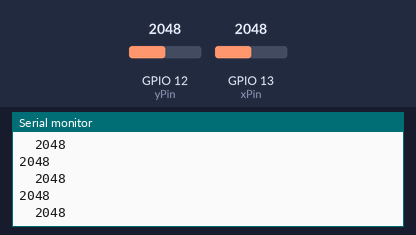
The sketch below on a simulated ESP32. Parts: the last lines printed to the serial monitor. The test bench sets the inputs (shaded band); at power-on: GPIO 12 (yPin) = 2048, GPIO 13 (xPin) = 2048.

Above: at 1.2 s.
1.3 s: GPIO 12 (yPin) set to 2866
At 1.33 s:
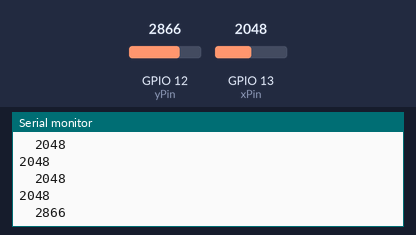
2.8 s: GPIO 13 (xPin) set to 2866
At 2.87 s:
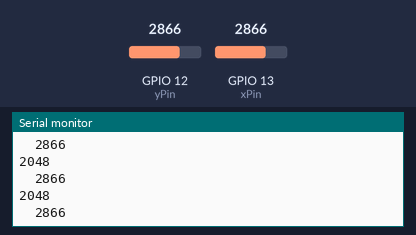
4.3 s: GPIO 12 (yPin) set to 3603
At 4.31 s:
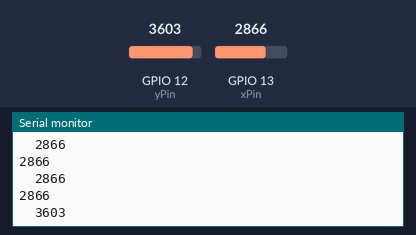
5.8 s: GPIO 13 (xPin) set to 3603
At 5.85 s:
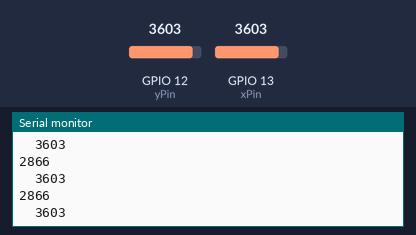
Timing chart, 0 to 8.3 s (numbered marks = the images above; inputs shaded):
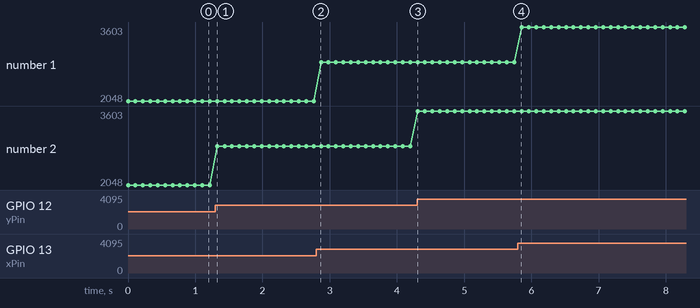

Measured:
- after the input at 1.3 s, the serial monitor: prints a new line at once (image 1)
- after the input at 4.3 s, the serial monitor: prints a new line at once (image 3)
- plotted number 2: 2048 → 2866 after the input at 1.3 s, 2866 → 3603 after the input at 4.3 s

The sketch:

ESP32joystick.ino
```cpp
const int buttonPin = 32;
const int xPin = 13;
const int yPin = 12;


int buttonState = 0;
int xValue = 0;
int yValue = 0;

void setup() {
  // put your setup code here, to run once:
  Serial.begin(115200);

  pinMode(buttonPin, INPUT_PULLUP);
}

void loop() {
  // put your main code here, to run repeatedly:
  buttonState = analogRead(xPin);

  xValue = analogRead(xPin);
  yValue = analogRead(yPin);


Serial.println(xValue);
Serial.print("\t");
Serial.println(yValue);

delay(110);
}
```
